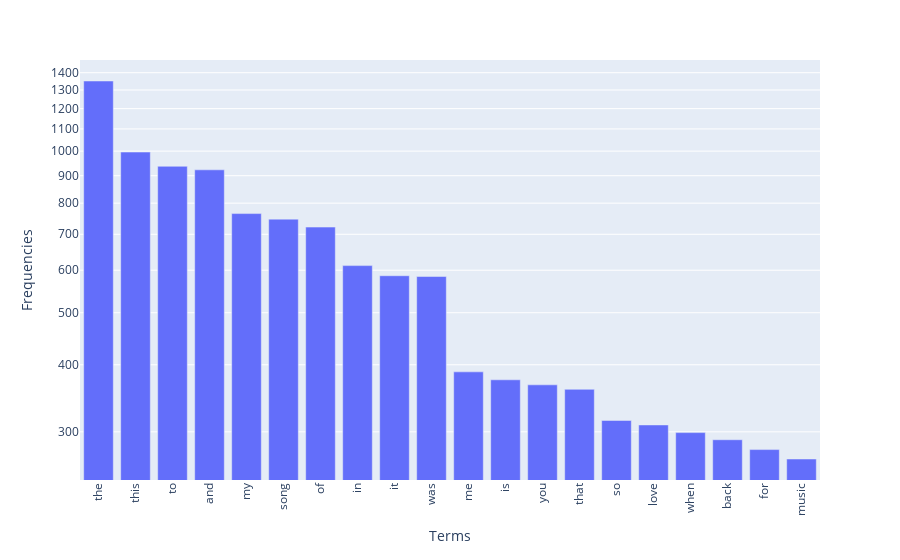

The notebook cell saved with this chart:
### Code cell
fig = px.bar(temp_df, x = 'terms', y = 'frequencies', log_y = True)
fig.update_layout(
    xaxis_title="Terms",
    yaxis_title="Frequencies"
)
fig.update_xaxes(tickangle=270)
fig.show()

### Figure 1 — Plotly figure (JSON) as saved in the notebook; plotly's stock layout.template omitted (floating-point values rounded to 4 significant figures)
{"data": [{"alignmentgroup": "True", "hovertemplate": "terms=%{x}<br>frequencies=%{y}<extra></extra>", "legendgroup": "", "marker": {"color": "#636efa", "pattern": {"shape": ""}}, "name": "", "offsetgroup": "", "orientation": "v", "showlegend": false, "textposition": "auto", "type": "bar", "x": ["the", "this", "to", "and", "my", "song", "of", "in", "it", "was", "me", "is", "you", "that", "so", "love", "when", "back", "for", "music"], "xaxis": "x", "y": [1351, 996, 937, 923, 765, 747, 722, 612, 586, 584, 388, 375, 367, 360, 315, 309, 299, 290, 278, 267], "yaxis": "y"}], "layout": {"barmode": "relative", "legend": {"tracegroupgap": 0}, "margin": {"t": 60}, "xaxis": {"anchor": "y", "domain": [0, 1], "tickangle": -90, "title": {"text": "Terms"}}, "yaxis": {"anchor": "x", "domain": [0, 1], "title": {"text": "Frequencies"}, "type": "log"}}}
